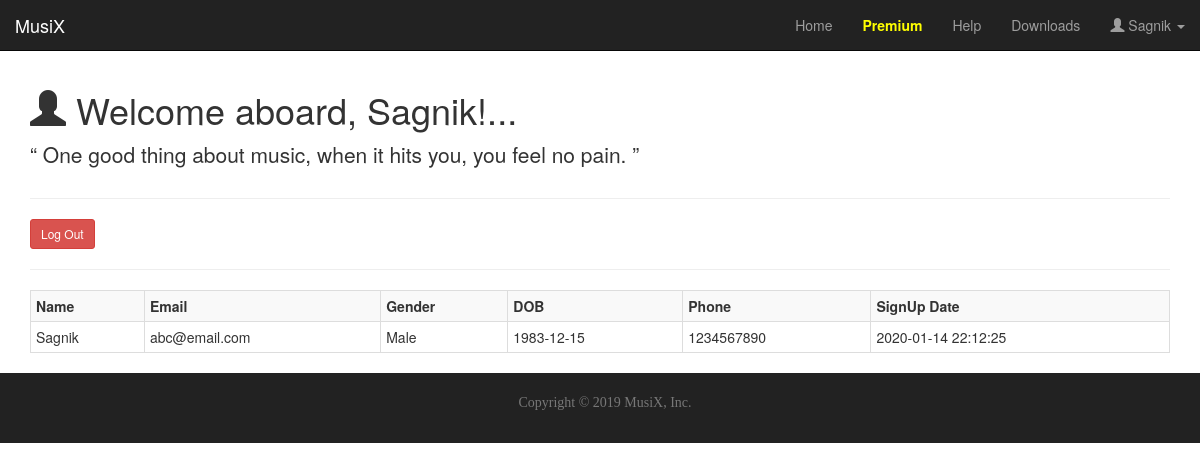
The app's page /profile.php (signed in) with its own data.
### tables this page shows
CREATE TABLE `users` (
  `id` int(11) UNSIGNED NOT NULL,
  `name` varchar(255) NOT NULL,
  `email` varchar(255) NOT NULL,
  `password` varchar(255) NOT NULL,
  `gender` varchar(255) NOT NULL,
  `dob` date NOT NULL,
  `phone` int(10) UNSIGNED NOT NULL,
  `signup_date` timestamp NOT NULL DEFAULT CURRENT_TIMESTAMP
);

### profile.php (the view, shortened to what this page needs)
<?php include('includes/header.php'); ?>
      <div class="container">
          <div class="page-header">
            <h1><span class="glyphicon glyphicon-user"></span> Welcome aboard, <?php echo $_SESSION['loggedInUser']; ?>!...</h1>
              <p class="lead">&ldquo; One good thing about music, when it hits you, you feel no pain. &rdquo;</p></div>
        <p><a href="logout.php" class="btn btn-danger btn-sm">Log Out</a></p>
          <hr>
          <?php
            include('connection.php');
            $query="SELECT name, email, gender, dob, phone, signup_date FROM users WHERE email='".$_SESSION['loggedInEmail']."'";
            $results=mysqli_query($conn, $query);
            if(mysqli_num_rows($results)>0){
                echo "<table class='table table-striped table-bordered table-hover table-condensed table-responsive'><tr><th>Name</th><th>Email</th><th>Gender</th><th>DOB</th><th>Phone</th><th>SignUp Date</th></tr>";
                while($row=mysqli_fetch_assoc($results)){
                    echo "<tr><td>".$row["name"]."</td><td>".$row["email"]."</td><td>".$row["gender"]."</td><td>".$row["dob"]."</td><td>".$row["phone"]."</td><td>".$row["signup_date"]."</td></tr>";
                }
                echo "</table>";
            }   else{
                echo "<div class='alert alert-danger'>Whoops! No results.</div>";
            }
          ?>
        </div>
        <?php include('includes/footer.php');

### css/styles.css (style rules this page uses)
body { padding-top: 50px; }

### records on screen
users: name "Sagnik", email "abc@email.com", gender "Male", dob "1983-12-15", phone "1234567890", signup_date "2020-01-14 22:12:25"

### other values on screen
$_SESSION['loggedInUser'] "Sagnik"
